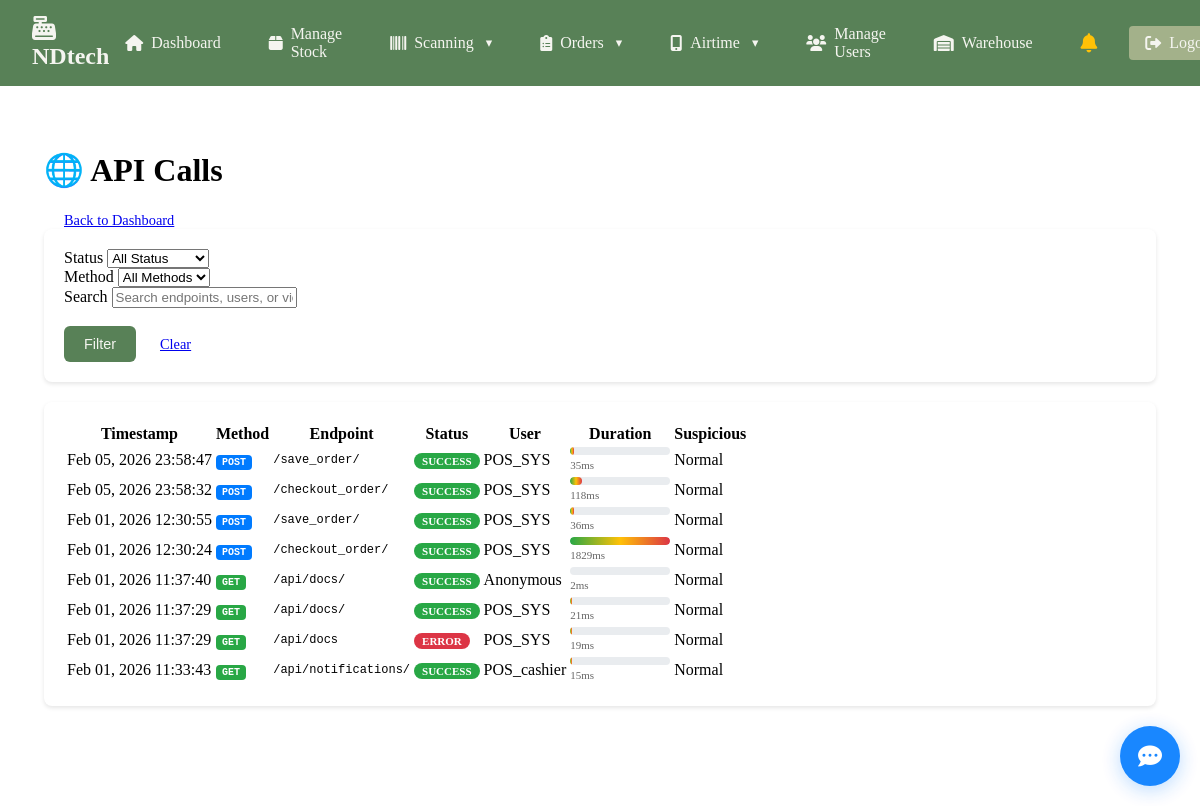
The app's page /audit/api-calls/ (signed in) with its own data.
### nano/models.py (models this page shows, shortened)
class APICallLog(models.Model):
    ENDPOINT_TYPES = [
        ('rest', 'REST API'),
        ('graphql', 'GraphQL'),
        ('internal', 'Internal API'),
        ('third_party', 'Third Party API'),
    ]
    STATUS_CHOICES = [
        ('success', 'Success'),
        ('error', 'Error'),
        ('timeout', 'Timeout'),
        ('rate_limited', 'Rate Limited'),
        ('unauthorized', 'Unauthorized'),
        ('forbidden', 'Forbidden'),
    ]
    user = models.ForeignKey(User, on_delete=models.SET_NULL, null=True, blank=True, related_name='api_logs')
    endpoint_type = models.CharField(max_length=15, choices=ENDPOINT_TYPES)
    method = models.CharField(max_length=10)  # GET, POST, PUT, DELETE, etc.
    endpoint = models.URLField()
    view_name = models.CharField(max_length=100, blank=True)
    request_headers = models.JSONField(default=dict)
    request_body = models.TextField(blank=True)
    query_params = models.JSONField(default=dict)
    status_code = models.PositiveIntegerField()
    status = models.CharField(max_length=15, choices=STATUS_CHOICES)
    response_headers = models.JSONField(default=dict)
    response_body = models.TextField(blank=True)
    duration_ms = models.PositiveIntegerField(null=True, blank=True)
    db_query_count = models.PositiveIntegerField(default=0)
    memory_usage_mb = models.DecimalField(max_digits=8, decimal_places=2, null=True, blank=True)
    ip_address = models.GenericIPAddressField(null=True, blank=True)
    user_agent = models.TextField(blank=True)
    api_key_used = models.CharField(max_length=100, blank=True)
    authentication_method = models.CharField(max_length=50, blank=True)
    is_suspicious = models.BooleanField(default=False)
    security_flags = models.JSONField(default=list, help_text="List of security concerns detected")
    created_at = models.DateTimeField(auto_now_add=True)
    class Meta:
        ordering = ['-created_at']
        indexes = [
            models.Index(fields=['endpoint', 'method', 'created_at']),
            models.Index(fields=['user', 'created_at']),
            models.Index(fields=['status_code', 'created_at']),
            models.Index(fields=['is_suspicious', 'created_at']),
            models.Index(fields=['duration_ms', 'created_at']),
        ]

### nano/views_audit_dashboard.py (the view)
# urls.py: path('audit/api-calls/', views_audit_dashboard.api_calls_view, name='api_calls'),
@login_required
@user_passes_test(is_admin_or_manager)
def api_calls_view(request):
    page = request.GET.get('page', 1)
    status = request.GET.get('status', '')
    method = request.GET.get('method', '')
    search = request.GET.get('search', '')
    calls = APICallLog.objects.select_related('user').order_by('-created_at')
    if status:
        calls = calls.filter(status=status)
    if method:
        calls = calls.filter(method=method)
    if search:
        calls = calls.filter(
            Q(endpoint__icontains=search) |
            Q(user__username__icontains=search) |
            Q(view_name__icontains=search)
        )
    paginator = Paginator(calls, 50)
    calls_page = paginator.get_page(page)
    context = {
        'calls': calls_page,
        'status_choices': APICallLog.STATUS_CHOICES,
        'methods': ['GET', 'POST', 'PUT', 'DELETE', 'PATCH'],
        'current_filters': {
            'status': status,
            'method': method,
            'search': search,
        },
        'page_title': 'API Calls',
    }
    return render(request, 'nano/api_calls.html', context)

### nano/authentication.py (called while the page is built)
    def get_user(self, user_id):
        try:
            user = User.objects.get(pk=user_id)
            if not user.is_active:
                return None
            try:
                user_profile = UserProfile.objects.get(user=user)
                if not user_profile.is_active:
                    return None
            except UserProfile.DoesNotExist:
                pass
            return user
        except User.DoesNotExist:
            return None

### nano/context_processors.py (called while the page is built)
def user_company_name(request):
    if request.user.is_authenticated and hasattr(request.user, 'userprofile'):
        company_name = getattr(request.user.userprofile, 'company_name', None)
        if company_name:
            return {'user_company_name': company_name}
    return {'user_company_name': 'NDtech'}

### nano/views_audit_dashboard.py (called while the page is built)
def is_admin_or_manager(user):
    if not user.is_authenticated:
        return False
    try:
        profile = user.userprofile
        return profile.role in ['admin', 'manager', 'superuser']
    except UserProfile.DoesNotExist:
        return user.is_staff or user.is_superuser

### nano/templates/nano/api_calls.html (shortened to what this page needs)
{% extends "nano/base.html" %}
{% load static %}
{% block content %}
<div class="api-calls">
    <div class="d-flex justify-content-between align-items-center mb-4">
        <h1>🌐 API Calls</h1>
        <a href="{% url 'nano:audit_dashboard' %}" class="btn btn-outline-primary">Back to Dashboard</a>
    </div>
    <div class="filters-section">
        <form method="get" class="row g-3">
            <div class="col-md-2">
                <label for="status" class="form-label">Status</label>
                <select name="status" id="status" class="form-select">
                    <option value="">All Status</option>
                </select>
            </div>
            <div class="col-md-2">
                <label for="method" class="form-label">Method</label>
                <select name="method" id="method" class="form-select">
                    <option value="">All Methods</option>
                </select>
            </div>
            <div class="col-md-5">
                <label for="search" class="form-label">Search</label>
                <input type="text" name="search" id="search" class="form-control"
                       value="{{ current_filters.search }}" placeholder="Search endpoints, users, or views...">
            </div>
            <div class="col-md-3">
                <label class="form-label">&nbsp;</label>
                <div>
                    <button type="submit" class="btn btn-primary me-2">Filter</button>
                    <a href="{% url 'nano:api_calls' %}" class="btn btn-outline-secondary">Clear</a>
                </div>
            </div>
        </form>
    </div>
    <div class="calls-table">
        {% if calls %}
        <div class="table-responsive">
            <table class="table table-striped">
                <thead>
                    <tr>
                        <th>Timestamp</th>
                        <th>Method</th>
                        <th>Endpoint</th>
                        <th>Status</th>
                        <th>User</th>
                        <th>Duration</th>
                        <th>Suspicious</th>
                    </tr>
                </thead>
                <tbody>
                    {% for call in calls %}
                    <tr>
                        <td>{{ call.created_at|date:"M d, Y H:i:s" }}</td>
                        <td>
                            <span class="method-badge method-{{ call.method|lower }}">
                                {{ call.method }}
                            </span>
                        </td>
                        <td class="endpoint-details" title="{{ call.endpoint }}">
                            {{ call.endpoint|truncatechars:40 }}
                        </td>
                        <td>
                            <span class="status-badge status-{{ call.status }}">
                                {{ call.get_status_display }}
                            </span>
                        </td>
                        <td class="user-info">
                            {% if call.user %}
                                {{ call.user.username }}
                            {% else %}
                                Anonymous
                            {% endif %}
                        </td>
                        <td>
                            <div class="d-flex align-items-center">
                                <div class="duration-bar me-2">
                                    <div class="duration-fill" data-duration="{{ call.duration_ms|default:0 }}"></div>
                                </div>
                                <span class="duration-text">{{ call.duration_ms|default:0 }}ms</span>
                            </div>
                        </td>
                        <td>
                            {% if call.is_suspicious %}
                                <span class="suspicious-indicator">Suspicious</span>
                            {% else %}
                                <span class="text-muted">Normal</span>
                            {% endif %}
                        </td>
                    </tr>
                    {% endfor %}
                </tbody>
            </table>
        </div>
        {% else %}
        <div class="text-center py-5">
            <h5>No API calls found</h5>
            <p class="text-muted">Try adjusting your filters or check back later.</p>
        </div>
        {% endif %}
    </div>
</div>
{% endblock %}

### nano/static/nano/styles.css (style rules this page uses)
html, body { height: 100%; width: 100%; margin: 0; padding: 0; overflow: hidden; }

### nano/static/nano/notifications.css (style rules this page uses)
.btn { padding: 10px 20px; border: none; border-radius: 6px; cursor: pointer; font-size: 0.9rem; transition: all 0.2s ease; }
.btn-primary { background: #588157; color: #f5f5f0; }

### nano/templates/nano/api_calls.html (style rules this page uses)
.api-calls { padding: 20px; }
.filters-section { background: white; border-radius: 8px; padding: 20px; box-shadow: 0 2px 4px rgba(0,0,0,0.1); margin-bottom: 20px; }
.calls-table { background: white; border-radius: 8px; padding: 20px; box-shadow: 0 2px 4px rgba(0,0,0,0.1); }
.table { margin-bottom: 0; }
.status-badge { padding: 2px 8px; border-radius: 12px; font-size: 11px; text-transform: uppercase; font-weight: bold; }
.status-success { background: #28a745; color: white; }
.status-error { background: #dc3545; color: white; }
.method-badge { padding: 2px 6px; border-radius: 4px; font-size: 10px; font-weight: bold; font-family: monospace; }
.method-get { background: #28a745; color: white; }
.method-post { background: #007bff; color: white; }
.endpoint-details { max-width: 250px; white-space: nowrap; overflow: hidden; text-overflow: ellipsis; font-family: monospace; font-size: 12px; }
.duration-bar { width: 100px; height: 8px; background: #e9ecef; border-radius: 4px; overflow: hidden; position: relative; }
.duration-fill { height: 100%; background: linear-gradient(90deg, #28a745, #ffc107, #dc3545); border-radius: 4px; }
.duration-text { font-size: 11px; color: #666; }
.user-info { max-width: 120px; white-space: nowrap; overflow: hidden; text-overflow: ellipsis; }

### records on screen
APICallLog: created_at "Feb 05, 2026 23:58:47", method "POST", endpoint "/save_order/", status "SUCCESS", user.username "POS_SYS", duration_ms "35", is_suspicious "Normal"
APICallLog: created_at "Feb 05, 2026 23:58:32", method "POST", endpoint "/checkout_order/", status "SUCCESS", user.username "POS_SYS", duration_ms "118", is_suspicious "Normal"
APICallLog: created_at "Feb 01, 2026 12:30:55", method "POST", endpoint "/save_order/", status "SUCCESS", user.username "POS_SYS", duration_ms "36", is_suspicious "Normal"
APICallLog: created_at "Feb 01, 2026 12:30:24", method "POST", endpoint "/checkout_order/", status "SUCCESS", user.username "POS_SYS", duration_ms "1829", is_suspicious "Normal"
APICallLog: created_at "Feb 01, 2026 11:37:40", method "GET", endpoint "/api/docs/", status "SUCCESS", shows "Anonymous", duration_ms "2", is_suspicious "Normal"
APICallLog: created_at "Feb 01, 2026 11:37:29", method "GET", endpoint "/api/docs/", status "SUCCESS", user.username "POS_SYS", duration_ms "21", is_suspicious "Normal"
APICallLog: created_at "Feb 01, 2026 11:37:29", method "GET", endpoint "/api/docs", status "ERROR", user.username "POS_SYS", duration_ms "19", is_suspicious "Normal"
APICallLog: created_at "Feb 01, 2026 11:33:43", method "GET", endpoint "/api/notifications/", status "SUCCESS", user.username "POS_cashier", duration_ms "15", is_suspicious "Normal"

### other values on screen
{{ user_company_name|default:"NDtech" }} "NDtech"
